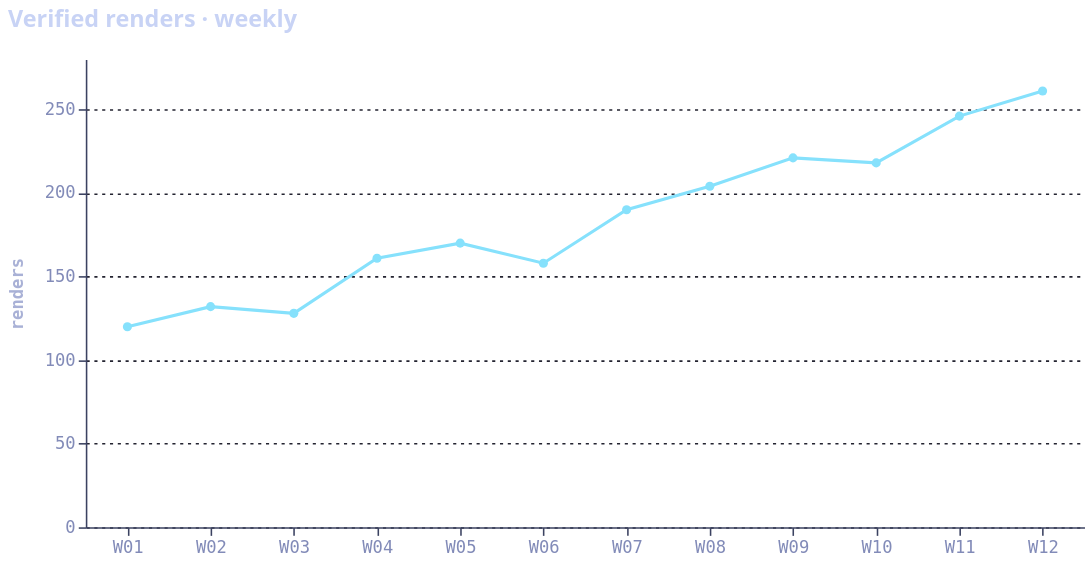

Express this chart as Vega-Lite.
### Vega-Lite specification from a JSON file in a GitHub repository (floating-point values rounded to 4 significant figures)
{"$schema": "https://vega.github.io/schema/vega-lite/v5.json", "description": "Facet timeseries template — inline data only; a data.url spec fails closed.", "background": "transparent", "width": 640, "height": 300, "title": {"text": "Verified renders · weekly", "anchor": "start", "color": "#c8d3f5", "font": "system-ui, sans-serif", "fontSize": 15, "fontWeight": 600, "offset": 18}, "data": {"values": [{"week": "W01", "renders": 120}, {"week": "W02", "renders": 132}, {"week": "W03", "renders": 128}, {"week": "W04", "renders": 161}, {"week": "W05", "renders": 170}, {"week": "W06", "renders": 158}, {"week": "W07", "renders": 190}, {"week": "W08", "renders": 204}, {"week": "W09", "renders": 221}, {"week": "W10", "renders": 218}, {"week": "W11", "renders": 246}, {"week": "W12", "renders": 261}]}, "mark": {"type": "line", "color": "#86e1fc", "strokeWidth": 2, "point": {"filled": true, "fill": "#86e1fc", "size": 34}}, "encoding": {"x": {"field": "week", "type": "ordinal", "title": null, "axis": {"labelAngle": 0}}, "y": {"field": "renders", "type": "quantitative", "title": "renders", "axis": {"tickCount": 5}}}, "config": {"view": {"stroke": null}, "axis": {"domainColor": "#3b4261", "tickColor": "#3b4261", "gridColor": "#232330", "gridDash": [2, 3], "labelColor": "#828bb8", "titleColor": "#a9b1d6", "labelFont": "ui-monospace, Menlo, monospace", "titleFont": "ui-monospace, Menlo, monospace", "labelFontSize": 11, "titleFontSize": 11, "titlePadding": 12}, "range": {"category": ["#86e1fc", "#82aaff", "#c099ff", "#ffc777", "#c3e88d", "#ff757f"]}}}
